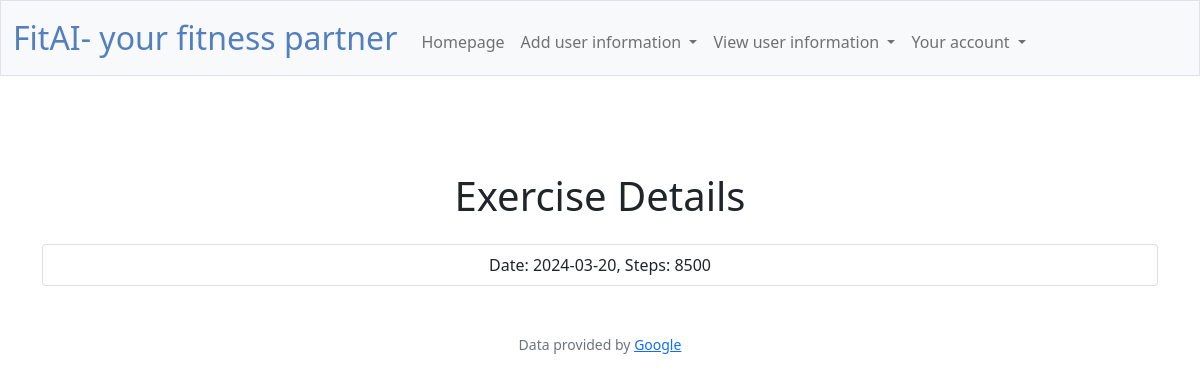
Page /view_exercises (signed in) on the earlier database version.
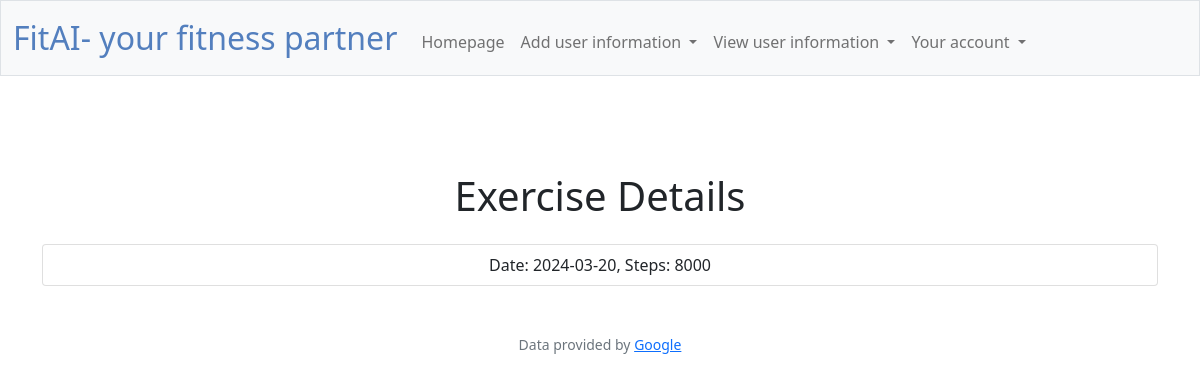
Same page on the later database version.
### tables this page shows
CREATE TABLE exercise_details (
    id INTEGER PRIMARY KEY AUTOINCREMENT,
    user_id INTEGER,
    steps INTEGER,
    date_log TEXT,
    FOREIGN KEY (user_id) REFERENCES user(id)
);

### app.py (the view)
@app.route("/view_exercises")
@login_required
def view_exercises():
    exercise_details = db.execute("SELECT * FROM exercise_details WHERE user_id = ?", session["user_id"])
    return render_template("view_exercises.html", exercise_details=exercise_details)

### app.py (called while the page is built)
@app.after_request
def after_request(response):
    response.headers["Cache-Control"] = "no-cache, no-store, must-revalidate"
    response.headers["Expires"] = 0
    response.headers["Pragma"] = "no-cache"
    return response

### helpers.py (called while the page is built)
def login_required(f):
    @wraps(f)
    def decorated_function(*args, **kwargs):
        if session.get("user_id") is None:
            return redirect("/login")
        return f(*args, **kwargs)
    return decorated_function

### templates/view_exercises.html (shortened to what this page needs)
{% extends "layout.html" %}
{% block main %}
<div class="container mt-5">
    <h1 class="text-center mb-4">Exercise Details</h1>
    <ul class="list-group">
        {% for detail in exercise_details %}
        <li class="list-group-item">
            Date: {{ detail.date_log }}, Steps: {{ detail.steps }}
        </li>
        {% endfor %}
    </ul>
</div>
{% endblock %}

Differences in the rows shown:
changed exercise_details: steps "8500" → "8000"
